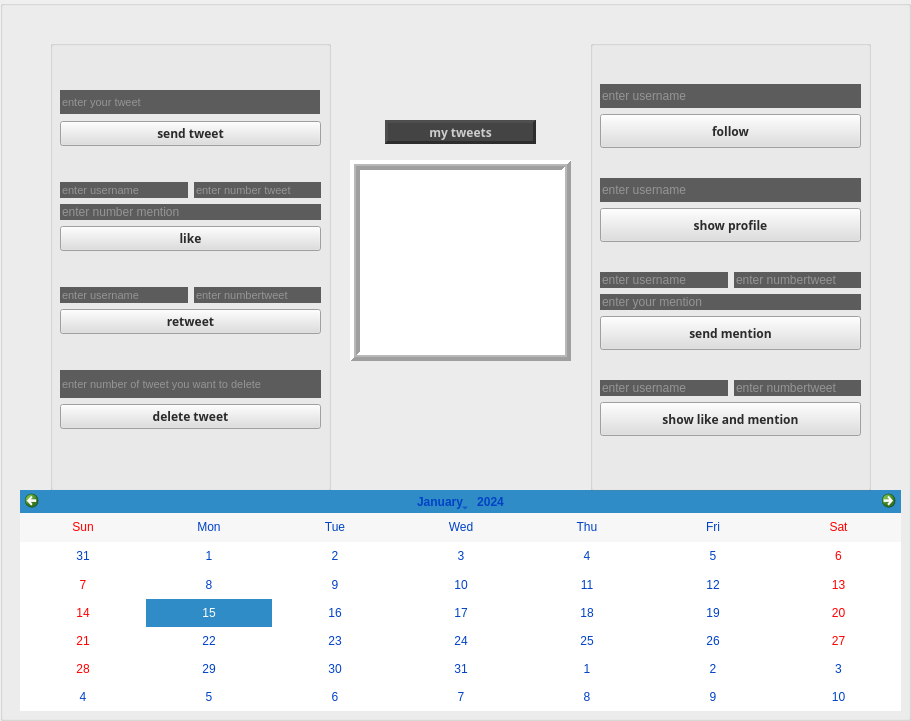
   <widget class="QGroupBox" name="box_tweets">
    <property name="geometry">
     <rect>
      <x>100</x>
      <y>65</y>
      <width>911</width>
      <height>721</height>
     </rect>
    </property>
    <property name="baseSize">
     <size>
      <width>229</width>
      <height>28</height>
     </size>
    </property>
    <property name="styleSheet">
     <string notr="true">QPushButton
{
background-color: rgb(68, 68, 68);
color: rgb(187, 187, 187);
}
QLineEdit
{
background-color: rgb(92, 92, 92);
color: rgb(205, 205, 205);
}
</string>
    </property>
    <property name="title">
     <string/>
    </property>
    <widget class="QGroupBox" name="groupBox_2">
     <property name="geometry">
      <rect>
       <x>50</x>
       <y>40</y>
       <width>281</width>
       <height>451</height>
      </rect>
     </property>
     <property name="styleSheet">
      <string notr="true">QPushButton
{
background-color: rgb(222, 222, 222);
color: rgb(43, 43, 43);

}
QLineEdit
{
background-color: rgb(92, 92, 92);
color: rgb(205, 205, 205);
border: none;
}
QGroupBox
{
}</string>
     </property>
     <property name="title">
      <string/>
     </property>
     <widget class="QWidget" name="layoutWidget">
      <property name="geometry">
       <rect>
        <x>10</x>
        <y>20</y>
        <width>261</width>
        <height>401</height>
       </rect>
      </property>
      <layout class="QVBoxLayout" name="verticalLayout_7">
       <item>
        <layout class="QVBoxLayout" name="verticalLayout_4" stretch="0,0">
         <property name="spacing">
          <number>7</number>
         </property>
         <property name="sizeConstraint">
          <enum>QLayout::SetDefaultConstraint</enum>
         </property>
         <property name="rightMargin">
          <number>0</number>
         </property>
         <property name="bottomMargin">
          <number>0</number>
         </property>
         <item>
          <widget class="QLineEdit" name="le_tweet">
           <property name="maximumSize">
            <size>
             <width>260</width>
             <height>24</height>
            </size>
           </property>
           <property name="sizeIncrement">
            <size>
             <width>0</width>
             <height>0</height>
            </size>
           </property>
           <property name="font">
            <font>
             <pointsize>8</pointsize>
            </font>
           </property>
           <property name="styleSheet">
            <string notr="true"/>
           </property>
           <property name="placeholderText">
            <string>enter your tweet</string>
           </property>
          </widget>
         </item>
         <item>
          <widget class="QPushButton" name="btn_sendtweets">
           <property name="font">
            <font>
             <family>Dubai</family>
             <pointsize>9</pointsize>
             <weight>75</weight>
             <bold>true</bold>
            </font>
           </property>
           <property name="styleSheet">
            <string notr="true"/>
           </property>
           <property name="text">
            <string>send tweet</string>
           </property>
          </widget>
         </item>
        </layout>
       </item>
       <item>
        <layout class="QGridLayout" name="gridLayout">
         <item row="0" column="0">
          <widget class="QLineEdit" name="le_usernamelike">
           <property name="font">
            <font>
             <pointsize>8</pointsize>
            </font>
           </property>
           <property name="placeholderText">
            <string>enter username</string>
           </property>
          </widget>
         </item>
         <item row="1" column="0" colspan="2">
          <widget class="QLineEdit" name="le_numbermentionlike">
           <property name="placeholderText">
            <string>enter number mention</string>
           </property>
          </widget>
         </item>
         <item row="2" column="0" colspan="2">
          <widget class="QPushButton" name="btn_like">
           <property name="font">
            <font>
             <family>Dubai</family>
             <pointsize>9</pointsize>
             <weight>75</weight>
             <bold>true</bold>
            </font>
           </property>
           <property name="text">
            <string>like</string>
           </property>
          </widget>
         </item>
         <item row="0" column="1">
          <widget class="QLineEdit" name="le_numbertweetlike">
           <property name="font">
            <font>
             <pointsize>8</pointsize>
            </font>
           </property>
           <property name="placeholderText">
            <string>enter number tweet</string>
           </property>
          </widget>
         </item>
        </layout>
       </item>
       <item>
        <layout class="QGridLayout" name="gridLayout_2">
         <item row="0" column="1">
          <widget class="QLineEdit" name="le_numberretweet">
           <property name="font">
            <font>
             <pointsize>8</pointsize>
            </font>
           </property>
           <property name="text">
            <string/>
           </property>
           <property name="placeholderText">
            <string>enter numbertweet</string>
           </property>
          </widget>
         </item>
         <item row="0" column="0">
          <widget class="QLineEdit" name="le_usernameretweet">
           <property name="font">
            <font>
             <pointsize>8</pointsize>
            </font>
           </property>
           <property name="placeholderText">
            <string>enter username</string>
           </property>
          </widget>
         </item>
         <item row="1" column="0" colspan="2">
          <widget class="QPushButton" name="btn_retweet">
           <property name="font">
            <font>
             <family>Dubai</family>
             <pointsize>9</pointsize>
             <weight>75</weight>
             <bold>true</bold>
            </font>
           </property>
           <property name="text">
            <string>retweet</string>
           </property>
          </widget>
         </item>
        </layout>
       </item>
       <item>
        <layout class="QVBoxLayout" name="verticalLayout_6">
         <item>
          <widget class="QLineEdit" name="le_deletetweet">
           <property name="maximumSize">
            <size>
             <width>16777215</width>
             <height>28</height>
            </size>
           </property>
           <property name="font">
            <font>
             <pointsize>8</pointsize>
            </font>
           </property>
           <property name="placeholderText">
            <string>enter number of tweet you want to delete</string>
           </property>
          </widget>
         </item>
         <item>
          <widget class="QPushButton" name="btn_deletetweet">
           <property name="font">
            <font>
             <family>Dubai</family>
             <pointsize>9</pointsize>
             <weight>75</weight>
             <bold>true</bold>
            </font>
           </property>
           <property name="text">
            <string>delete tweet</string>
           </property>
          </widget>
         </item>
        </layout>
       </item>
      </layout>
     </widget>
    </widget>
    <widget class="QCalendarWidget" name="calendarWidget">
     <property name="geometry">
      <rect>
       <x>20</x>
       <y>490</y>
       <width>881</width>
       <height>221</height>
      </rect>
     </property>
     <property name="styleSheet">
      <string notr="true">color: rgb(0, 66, 198);
</string>
     </property>
     <property name="firstDayOfWeek">
      <enum>Qt::Sunday</enum>
     </property>
     <property name="gridVisible">
      <bool>false</bool>
     </property>
     <property name="selectionMode">
      <enum>QCalendarWidget::SingleSelection</enum>
     </property>
     <property name="horizontalHeaderFormat">
      <enum>QCalendarWidget::ShortDayNames</enum>
     </property>
     <property name="verticalHeaderFormat">
      <enum>QCalendarWidget::NoVerticalHeader</enum>
     </property>
     <property name="navigationBarVisible">
      <bool>true</bool>
     </property>
     <property name="dateEditEnabled">
      <bool>false</bool>
     </property>
    </widget>
    <widget class="QGroupBox" name="groupBox">
     <property name="geometry">
      <rect>
       <x>590</x>
       <y>40</y>
       <width>281</width>
       <height>451</height>
      </rect>
     </property>
     <property name="styleSheet">
      <string notr="true">QPushButton
{
background-color: rgb(222, 222, 222);
color: rgb(43, 43, 43);

}
QLineEdit
{
background-color: rgb(92, 92, 92);
color: rgb(205, 205, 205);
border: none;
}
QGroupBox
{
}</string>
     </property>
     <property name="title">
      <string/>
     </property>
     <widget class="QWidget" name="layoutWidget">
      <property name="geometry">
       <rect>
        <x>10</x>
        <y>20</y>
        <width>261</width>
        <height>401</height>
       </rect>
      </property>
      <layout class="QVBoxLayout" name="verticalLayout_9">
       <item>
        <layout class="QVBoxLayout" name="verticalLayout_10">
         <item>
          <widget class="QLineEdit" name="le_follow">
           <property name="maximumSize">
            <size>
             <width>16777215</width>
             <height>24</height>
            </size>
           </property>
           <property name="baseSize">
            <size>
             <width>0</width>
             <height>24</height>
            </size>
           </property>
           <property name="placeholderText">
            <string>enter username</string>
           </property>
          </widget>
         </item>
         <item>
          <widget class="QPushButton" name="btn_follow">
           <property name="maximumSize">
            <size>
             <width>16777215</width>
             <height>34</height>
            </size>
           </property>
           <property name="font">
            <font>
             <family>Dubai</family>
             <pointsize>9</pointsize>
             <weight>75</weight>
             <bold>true</bold>
            </font>
           </property>
           <property name="text">
            <string>follow</string>
           </property>
          </widget>
         </item>
        </layout>
       </item>
       <item>
        <layout class="QGridLayout" name="gridLayout_6">
         <item row="0" column="0">
          <widget class="QLineEdit" name="le_showprofile">
           <property name="maximumSize">
            <size>
             <width>16777215</width>
             <height>24</height>
            </size>
           </property>
           <property name="baseSize">
            <size>
             <width>0</width>
             <height>24</height>
            </size>
           </property>
           <property name="placeholderText">
            <string>enter username</string>
           </property>
          </widget>
         </item>
         <item row="1" column="0">
          <widget class="QPushButton" name="btn_showprofile">
           <property name="maximumSize">
            <size>
             <width>16777215</width>
             <height>34</height>
            </size>
           </property>
           <property name="font">
            <font>
             <family>Dubai</family>
             <pointsize>9</pointsize>
             <weight>75</weight>
             <bold>true</bold>
            </font>
           </property>
           <property name="text">
            <string>show profile</string>
           </property>
          </widget>
         </item>
        </layout>
       </item>
       <item>
        <layout class="QGridLayout" name="gridLayout_5">
         <item row="0" column="0">
          <widget class="QLineEdit" name="le_usernamemention">
           <property name="placeholderText">
            <string>enter username</string>
           </property>
          </widget>
         </item>
         <item row="2" column="0" colspan="2">
          <widget class="QPushButton" name="btn_sendmention">
           <property name="maximumSize">
            <size>
             <width>16777215</width>
             <height>34</height>
            </size>
           </property>
           <property name="font">
            <font>
             <family>Dubai</family>
             <pointsize>9</pointsize>
             <weight>75</weight>
             <bold>true</bold>
            </font>
           </property>
           <property name="text">
            <string>send mention</string>
           </property>
          </widget>
         </item>
         <item row="0" column="1">
          <widget class="QLineEdit" name="le_numbertweetemtion">
           <property name="placeholderText">
            <string>enter numbertweet</string>
           </property>
          </widget>
         </item>
         <item row="1" column="0" colspan="2">
          <widget class="QLineEdit" name="le_mentionpost">
           <property name="placeholderText">
            <string>enter your mention</string>
           </property>
          </widget>
         </item>
        </layout>
       </item>
       <item>
        <layout class="QGridLayout" name="gridLayout_4">
         <item row="0" column="0">
          <widget class="QLineEdit" name="le_usernameshowmention">
           <property name="placeholderText">
            <string>enter username</string>
           </property>
          </widget>
         </item>
         <item row="0" column="1">
          <widget class="QLineEdit" name="le_numbertweetshowmention">
           <property name="placeholderText">
            <string>enter numbertweet</string>
           </property>
          </widget>
         </item>
         <item row="1" column="0" colspan="2">
          <widget class="QPushButton" name="btn_showlike">
           <property name="maximumSize">
            <size>
             <width>16777215</width>
             <height>34</height>
            </size>
           </property>
           <property name="font">
            <font>
             <family>Dubai</family>
             <pointsize>9</pointsize>
             <weight>75</weight>
             <bold>true</bold>
            </font>
           </property>
           <property name="text">
            <string>show like and mention</string>
           </property>
          </widget>
         </item>
        </layout>
       </item>
      </layout>
     </widget>
    </widget>
    <widget class="QListWidget" name="listWidget_mytweets">
     <property name="geometry">
      <rect>
       <x>350</x>
       <y>160</y>
       <width>221</width>
       <height>201</height>
      </rect>
     </property>
     <property name="frameShape">
      <enum>QFrame::Box</enum>
     </property>
     <property name="frameShadow">
      <enum>QFrame::Raised</enum>
     </property>
     <property name="lineWidth">
      <number>4</number>
     </property>
     <property name="midLineWidth">
      <number>2</number>
     </property>
    </widget>
    <widget class="QLabel" name="label_6">
     <property name="geometry">
      <rect>
       <x>385</x>
       <y>120</y>
       <width>151</width>
       <height>24</height>
      </rect>
     </property>
     <property name="font">
      <font>
       <family>Dubai</family>
       <pointsize>9</pointsize>
       <weight>75</weight>
       <bold>true</bold>
      </font>
     </property>
     <property name="styleSheet">
      <string notr="true">background-color: rgb(68, 68, 68);
color: rgb(205, 205, 205);</string>
     </property>
     <property name="frameShape">
      <enum>QFrame::Panel</enum>
     </property>
     <property name="frameShadow">
      <enum>QFrame::Raised</enum>
     </property>
     <property name="lineWidth">
      <number>3</number>
     </property>
     <property name="midLineWidth">
      <number>1</number>
     </property>
     <property name="text">
      <string>my tweets</string>
     </property>
     <property name="alignment">
      <set>Qt::AlignCenter</set>
     </property>
     <property name="wordWrap">
      <bool>false</bool>
     </property>
    </widget>
   </widget>
